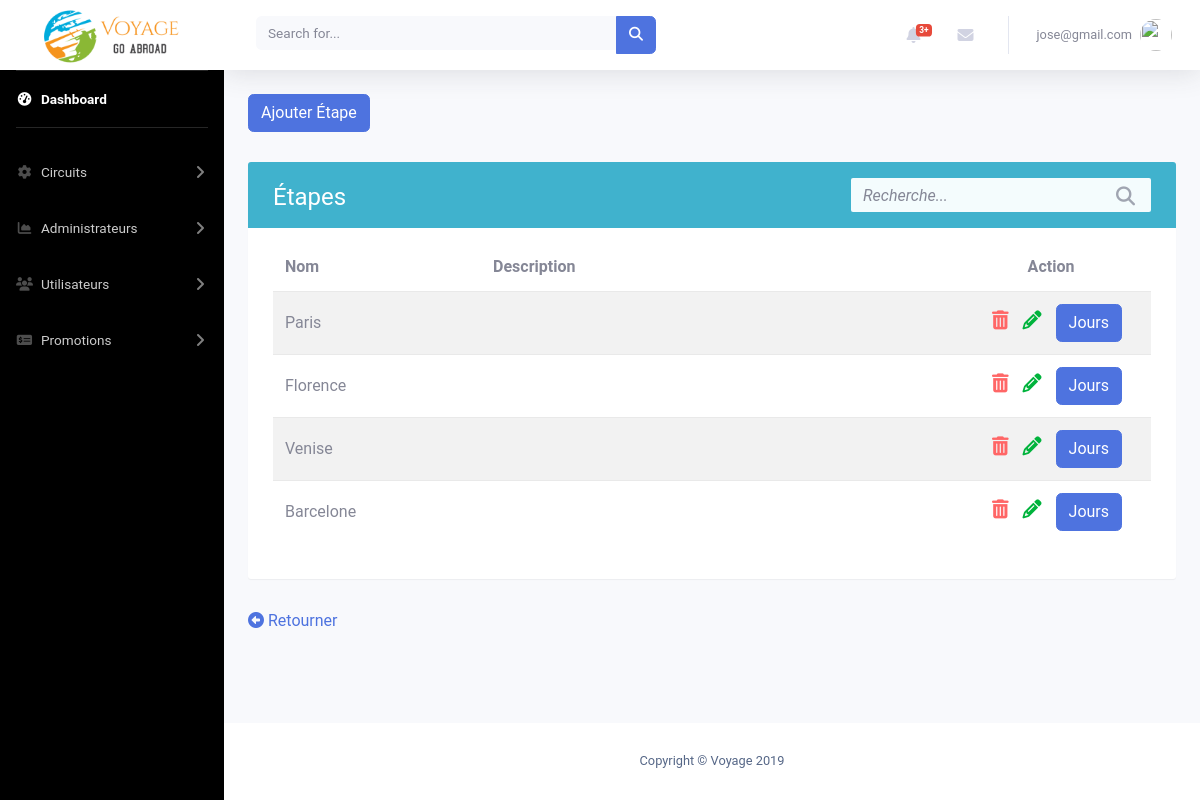
/admin/listerEtapes.php?idCircuit=5 (signed in), run on the app's committed database.
### tables this page shows
CREATE TABLE `etape` (
  `idEtape` int(11) NOT NULL,
  `idCircuit` int(11) NOT NULL,
  `nom` varchar(50) NOT NULL,
  `description` varchar(300) DEFAULT NULL,
  `ordre` int(11) NOT NULL
);

### admin/listerEtapes.php (the view, shortened to what this page needs)
<?php
include "includes/header.php";
include "includes/navbar.php";
if (isset($_GET['idCircuit'])) {
    $idCircuit = $_GET['idCircuit'];
}
$stmt = $conn->query('SELECT * FROM etape WHERE idCircuit = ' . $idCircuit);
    $table = '
                <div class="table-wrapper">
                    <div class="table-title">
                        <div class="row">
                            <div class="col-sm-8">
                                <h2>Étapes</b></h2>
                            </div>
                            <div class="col-sm-4">
                                <div class="search-box">
                                    <div class="input-group">
                                        <input type="text" id="search" class="form-control" placeholder="Recherche...">
                                        <span class="input-group-addon"><i class="fa fa-search" aria-hidden="true"></i></span>
                                    </div>
                                </div>
                            </div>
                        </div>
                    </div>
                    <table class="table table-striped">
                        <thead>
                            <tr>
                                <th>Nom</th>
                                <th>Description</th>
                                <th style="width: 200px; text-align: center;">Action</th>
                            </tr>
                        </thead>
                        <tbody>';
                        while ($row = $stmt->fetch()) {
                            $table .= '
                                    <tr>
                                        <td>' . $row->nom . '</td>
                                        <td>' . $row->description . '</td>
                                        <td style="width: 200px;">
                                            <div class="col-md-12 choix">
                                                <a href="" data-toggle="modal" data-target="#exampleModal'. $row->idEtape .'"><i class="fa fa-trash" aria-hidden="true" style="color: #ff6666;"></i></a>
                                                <a href="modifierEtape.php?idEtape=' . $row->idEtape . '"><i class="fa fa-pencil" aria-hidden="true" style="color: #00b33c;"></i></a>
                                                <a href="listerJours.php?idEtape=' . $row->idEtape . '&idCircuit=' . $idCircuit . '" class="btn btn-primary" style="color: white;">Jours</a>
                                                <div style="color: black;" class="modal fade" id="exampleModal'. $row->idEtape .'" tabindex="-1" role="dialog" aria-labelledby="exampleModalLabel" aria-hidden="true">
                                                        Êtes-vous certain de vouloir supprimer "' . $row->nom . '"?
                                                            <a type="button" href="deleteEtape.php?idEtape=' . $row->idEtape . '" class="btn btn-primary">Confirmer</a>
                                                </div>
                                            </div>
                                        </td>
                                    </tr>';
                        }
                $table .= '</tbody>
                        </table>
                    </div>
                ';
?>
<div class="container minimumHeight">
    <form action="creerCircuit.php" method="GET">
        <button class="btn btn-primary" style="color: white;">Ajouter Étape</button>
    </form>
    <?php
        echo $table;
    ?>
    <a href="gererCircuit.php" class="mb-10"><i class="fas fa-arrow-alt-circle-left"></i> Retourner</a>
</div>
<?php
  include('includes/footer.php');
?>

### admin/css/abdel.css (style rules this page uses)
.choix { text-align: right !important; }
.minimumHeight { min-height: 75vh !important; }

### admin/css/crud.css (style rules this page uses)
body { color: #566787; background: #f7f5f2; font-family: 'Roboto', sans-serif; }
.table-wrapper { background: #fff; padding: 20px 25px; margin: 30px auto; border-radius: 3px; box-shadow: 0 1px 1px rgba(0,0,0,.05); }
.table-title { color: #fff; background: #40b2cd; padding: 16px 25px; margin: -20px -25px 10px; border-radius: 3px 3px 0 0; }
.table-title h2 { margin: 5px 0 0; font-size: 24px; }
.search-box { position: relative; float: right; }
.search-box .input-group { min-width: 300px; position: absolute; right: 0; }
.search-box .input-group-addon, .search-box input { border-color: #ddd; border-radius: 0; }
.search-box input { height: 34px; padding-right: 35px; background: #f4fcfd; border: none; border-radius: 2px !important; }
.search-box input::placeholder { font-style: italic; }
.search-box .input-group-addon { min-width: 35px; border: none; background: transparent; position: absolute; right: 0; z-index: 9; padding: 6px 0; }
.search-box i { color: #a0a5b1; font-size: 19px; position: relative; top: 2px; }
table.table { table-layout: fixed; margin-top: 15px; }
table.table tr th, table.table tr td { border-color: #e9e9e9; vertical-align: center; }
table.table th:first-child { width: 13rem; }
table.table td a { color: #a0a5b1; display: inline-block; margin: 0 5px; }
table.table td i { font-size: 19px; }
table.table thead th { border: none; }

### data on the page
etape: nom "Paris"
etape: nom "Florence"
etape: nom "Venise"
etape: nom "Barcelone"

### other printed values
$_SESSION['courriel'] "jose@gmail.com"
